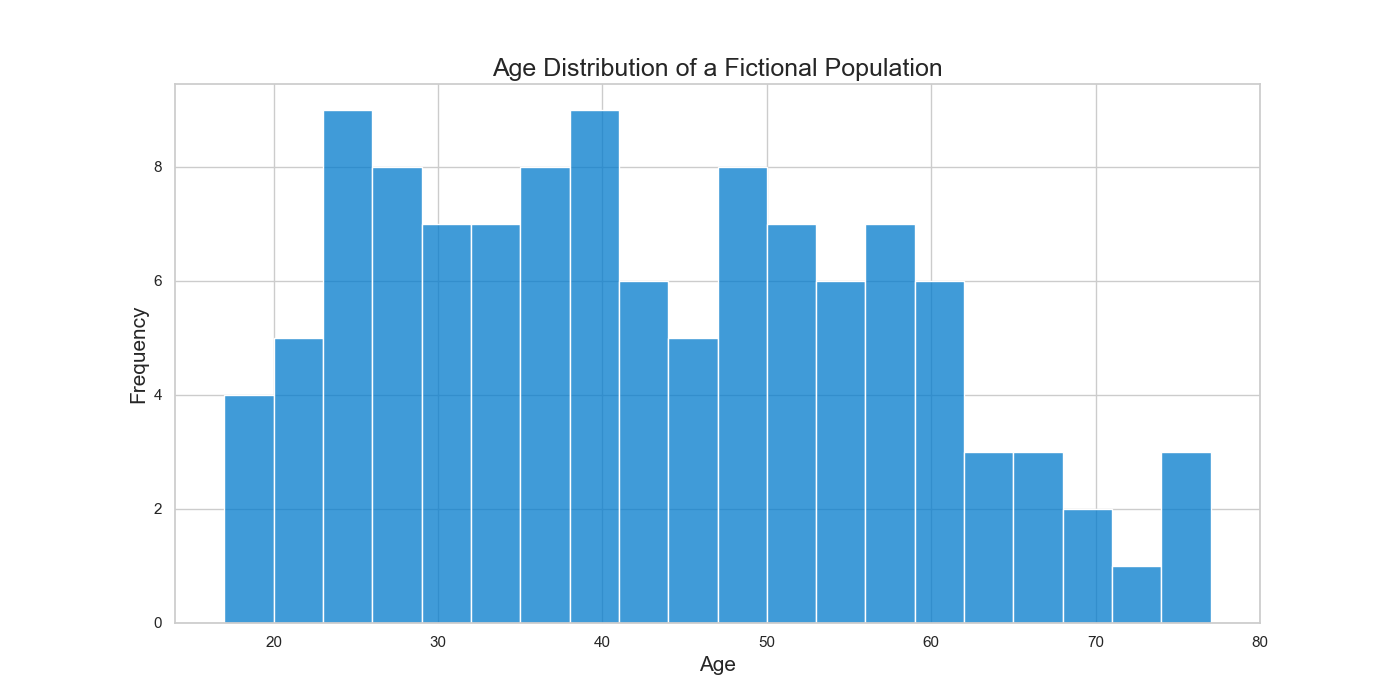

Source code (Python):

import seaborn as sns
import pandas as pd
import matplotlib.pyplot as plt

# Creating a DataFrame from the given table data.
data = {
    'Age': [
        23, 26, 22, 35, 29, 33, 41, 27, 34, 25, 31, 29, 38, 45, 42, 36, 47, 50, 53, 56,
        49, 48, 37, 39, 40, 32, 28, 24, 21, 19, 18, 20, 22, 23, 25, 27, 30, 33, 35, 36,
        38, 40, 43, 46, 49, 52, 55, 58, 60, 62, 65, 67, 23, 26, 28, 30, 32, 34, 36, 38,
        40, 41, 43, 45, 47, 49, 50, 51, 52, 53, 54, 55, 56, 58, 59, 60, 61, 62, 20, 19,
        17, 23, 26, 25, 24, 28, 29, 31, 33, 36, 35, 38, 40, 42, 44, 46, 47, 49, 50, 52,
        54, 56, 57, 58, 60, 61, 63, 66, 68, 70, 72, 74, 75, 77
    ]
}

df = pd.DataFrame(data)

# Setting the aesthetic style of the plots.
sns.set_style('whitegrid')

# Setting the size of the plot.
plt.figure(figsize=(14, 7))

# Creating a histogram with the specified bin width and color.
sns.histplot(df['Age'], bins=20, color='#007acc', kde=False)

# Customizing plot labels and title.
plt.title('Age Distribution of a Fictional Population', fontsize=18)
plt.xlabel('Age', fontsize=15)
plt.ylabel('Frequency', fontsize=15)

# Show the plot.
plt.show()
